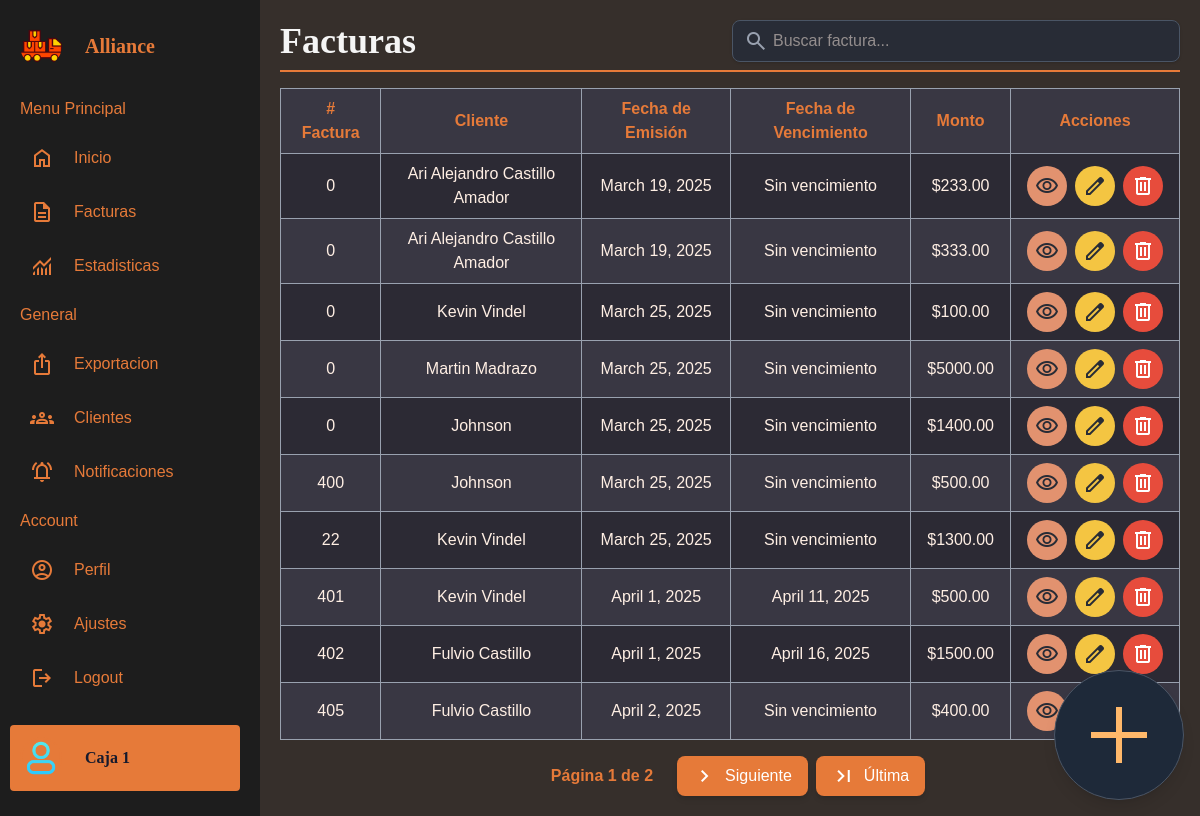
Page /facturas/ on the committed database.
### facturas/models.py (models this page shows, shortened)
class Invoice(models.Model):
    ESTADOS_FACTURA = [
        ('pendiente', 'Pendiente'),
        ('pagado', 'Pagado'),
        ('cancelado', 'Cancelado'),
    ]
    INVOICE_TYPES = [
        ('Ingreso', 'Ingreso'),
        ('Egreso', 'Egreso'),
        ('Caja', 'Caja'),
    ]
    client = models.ForeignKey(Client, related_name="invoices", on_delete=models.CASCADE)
    provider = models.CharField(max_length=100, blank=True, null=True)
    emitted_date = models.DateField(default=now)
    expire_date = models.DateField(null=True, blank=True)
    state = models.CharField(max_length=10, choices=ESTADOS_FACTURA, default='pagado')
    invoice_type = models.CharField(max_length=10, choices=INVOICE_TYPES, default='Ingreso')
    print_number = models.PositiveIntegerField(default=0)
    created_at = models.DateTimeField(auto_now_add=True)
    description = models.TextField(blank=True, null=True)
    @property
    def calc_total(self):
        return sum(service.price for service in self.services.all())  # Usando related_name="services"

class Service(models.Model):
    invoice = models.ForeignKey(Invoice, related_name="services", on_delete=models.CASCADE)
    specification = models.TextField(blank=True, null=True)
    price = models.DecimalField(max_digits=10, decimal_places=2)

### clientes/models.py (models this page shows)
class Client(models.Model):
    name = models.CharField(max_length=100)
    address = models.CharField(max_length=200, blank=True, null=True)
    phone = models.CharField(
        max_length=15,
        blank=True,
        null=True,
        validators=[RegexValidator(regex=r'^\d{7,15}$', message="Número inválido")]
    )
    ruc = models.CharField(max_length=13, default="None")
    def __str__(self):
        return self.name

### facturas/views.py (the view)
# urls.py: path('', views.invoice_list, name='invoice_list'),
def invoice_list(request):
    invoice_list = Invoice.objects.all()  # O cualquier filtro que estés utilizando
    paginator = Paginator(invoice_list, 10)  # 10 facturas por página
    page_number = request.GET.get('page')
    page_obj = paginator.get_page(page_number)
    return render(request, 'facturas/invoices_list.html', {'page_obj': page_obj})

### facturas/templates/facturas/invoices_list.html (shortened to what this page needs)
{% extends 'base.html' %}
{% block content %}
<div class="flex items-center justify-between gap-4 border-b-2 border-[#e67a39] pb-2">
    <h2 class="text-4xl font-semibold text-[#f5f5f5]">
        Facturas
    </h2>
    <div class="relative w-full max-w-md">
        <span class="material-symbols-outlined absolute left-3 top-1/2 transform -translate-y-1/2 text-gray-400">
        </span>
        <input type="text" id="invoice-search"
            placeholder="Buscar factura..."
            class="w-full pl-10 pr-4 py-2 border border-gray-600 rounded-lg shadow-sm focus:outline-none focus:ring-2 focus:ring-[#e67a39] text-primary placeholder-gray bg-[#282c36]">
    </div>
</div>
<table class="table-auto border-collapse border border-[#e67a39] w-full mt-4">
    <thead>
        <tr class="bg-[#393743]">
            <th class="border border-gray-400 px-4 py-2 text-[#e67a39] text-center"># Factura</th>
            <th class="border border-gray-400 px-4 py-2 text-[#e67a39] text-center">Cliente</th>
            <th class="border border-gray-400 px-4 py-2 text-[#e67a39] text-center">Fecha de Emisión</th>
            <th class="border border-gray-400 px-4 py-2 text-[#e67a39] text-center">Fecha de Vencimiento</th>
            <th class="border border-gray-400 px-4 py-2 text-[#e67a39] text-center">Monto</th>
            <th class="border border-gray-400 px-4 py-2 text-[#e67a39] text-center">Acciones</th>
        </tr>
    </thead>
    <tbody id="invoice-body">
        {% for invoice in page_obj %}
        <tr class="hover:bg-[#2c2a34] {% if forloop.counter|divisibleby:2 %}bg-[#393743]{% else %}bg-[#2c2a34]{% endif %}">
            <td class="border border-gray-400 px-4 py-2 text-center text-primary">{{ invoice.print_number }}</td>
            <td class="border border-gray-400 px-4 py-2 text-center text-primary">{{ invoice.client }}</td>
            <td class="border border-gray-400 px-4 py-2 text-center text-primary">{{ invoice.emitted_date }}</td>
            <td class="border border-gray-400 px-4 py-2 text-center text-primary">{{ invoice.expire_date|default:"Sin vencimiento" }}</td>
            <td class="border border-gray-400 px-4 py-2 text-center text-primary">${{ invoice.calc_total }}</td>
            <td class="border border-gray-400 px-4 py-2 text-center">
                <div class="flex justify-center space-x-2">
                    <a href="{% url 'invoice_detail' invoice.id %}" class="bg-[#e2926f] text-[#282c36] hover:bg-[#ff9b67] w-10 h-10 flex items-center justify-center rounded-full transition duration-300 ease-in-out">
                        <span class="material-symbols-outlined text-lg">visibility</span>
                    </a>
                    <a href="{% url 'edit_invoice' invoice.id %}" class="bg-[#f4c542] text-[#282c36] hover:bg-[#f6d161] w-10 h-10 flex items-center justify-center rounded-full transition duration-300 ease-in-out">
                        <span class="material-symbols-outlined text-lg">edit</span>
                    </a>
                    <a href="{% url 'delete_invoice' invoice.id %}" class="bg-[#e74c3c] text-white hover:bg-[#ff6b5c] w-10 h-10 flex items-center justify-center rounded-full transition duration-300 ease-in-out">
                        <span class="material-symbols-outlined text-lg">delete</span>
                    </a>
                </div>
            </td>
        </tr>
        {% endfor %}
    </tbody>
</table>
<div class="flex justify-center mt-4">
    <div class="flex space-x-2">
        <span class="px-4 py-2 text-[#e67a39] font-semibold">
            Página {{ page_obj.number }} de {{ page_obj.paginator.num_pages }}
        </span>
        {% if page_obj.has_next %}
            <a href="?page={{ page_obj.next_page_number }}" class="bg-[#e67a39] text-white px-4 py-2 rounded-lg shadow-md hover:bg-[#d25f28] transition duration-300 ease-in-out flex items-center space-x-2">
                <span class="material-symbols-outlined">navigate_next</span>
                <span>Siguiente</span>
            </a>
            <a href="?page={{ page_obj.paginator.num_pages }}" class="bg-[#e67a39] text-white px-4 py-2 rounded-lg shadow-md hover:bg-[#d25f28] transition duration-300 ease-in-out flex items-center space-x-2">
                <span class="material-symbols-outlined">last_page</span>
                <span>Última</span>
            </a>
        {% endif %}
    </div>
</div>
<a href="{% url 'create_invoice' %}"
   class="fixed bottom-4 right-4 bg-gray-800 text-orange-300 p-4 rounded-full shadow-lg hover:bg-orange-600 transition flex items-center justify-center border border-gray-600">
   <span class="material-symbols-outlined" style="font-size: 6rem;">add</span>
</a>
{% endblock %}

### static/css/base.css (style rules this page uses)
:root { --color-fondo-body: #362f2b; --color-fondo-sidebar: #1d1d1d; --color-acento: #ffb300; --color-texto-principal: #e67a39; --color-texto-secundario: #161a2d; }
* { box-sizing: border-box; font-family: "Work Sans", sans-serif; }
h1, h2, h3 { font-family: "Merriweather", serif; font-weight: 700; }
body { min-height: 100vh; background: var(--color-fondo-body); }

### static/css/palette.css (style rules this page uses)
:root { --primary-bg: #393743; --primary-text: #ff884c; --secondary-text: #e07b39; --border-color: #gray-400; --hover-bg: #ff9966; }
.text-primary { color: #ffefe4; }

### rows in the picture
Invoice: print_number "0", client "Ari Alejandro Castillo Amador", emitted_date "March 19, 2025", expire_date "Sin vencimiento", calc_total "233.00"
Invoice: print_number "0", client "Ari Alejandro Castillo Amador", emitted_date "March 19, 2025", expire_date "Sin vencimiento", calc_total "333.00"
Invoice: print_number "0", client "Kevin Vindel", emitted_date "March 25, 2025", expire_date "Sin vencimiento", calc_total "100.00"
Invoice: print_number "0", client "Martin Madrazo", emitted_date "March 25, 2025", expire_date "Sin vencimiento", calc_total "5000.00"
Invoice: print_number "0", client "Johnson", emitted_date "March 25, 2025", expire_date "Sin vencimiento", calc_total "1400.00"
Invoice: print_number "400", client "Johnson", emitted_date "March 25, 2025", expire_date "Sin vencimiento", calc_total "500.00"
Invoice: print_number "22", client "Kevin Vindel", emitted_date "March 25, 2025", expire_date "Sin vencimiento", calc_total "1300.00"
Invoice: print_number "401", client "Kevin Vindel", emitted_date "April 1, 2025", expire_date "April 11, 2025", calc_total "500.00"
Invoice: print_number "402", client "Fulvio Castillo", emitted_date "April 1, 2025", expire_date "April 16, 2025", calc_total "1500.00"
Invoice: print_number "405", client "Fulvio Castillo", emitted_date "April 2, 2025", expire_date "Sin vencimiento", calc_total "400.00"

### other values in the picture
{{ page_obj.number }} "1"
{{ page_obj.paginator.num_pages }} "2"
